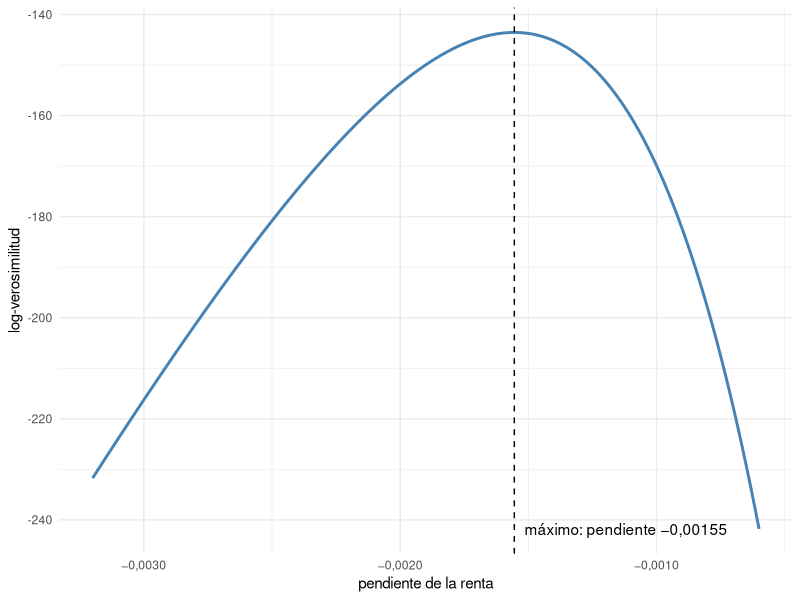

The R script that drew this image:
## ---- chunk 1
#| include: false
library(tidyverse)
tienda <- read_csv("data/tienda.csv", show_col_types = FALSE)
logit_r <- glm(descuento ~ renta, data = tienda, family = "binomial")
logit   <- glm(descuento ~ renta + edad + zona, data = tienda, family = "binomial")
nulo    <- glm(descuento ~ 1, data = tienda, family = "binomial")
coma <- function(x, d = 2) sub("^-", "−", format(round(x, d), decimal.mark = ",", big.mark = ".", nsmall = d))
## ---- chunk 2
#| include: false
tres <- tibble(renta = c(1000, 2000, 3000), descuento = c(1, 0, 0))
p_med <- mean(tienda$descuento)
p_log <- predict(logit_r, newdata = tres, type = "response")
a_med <- ifelse(tres$descuento == 1, p_med, 1 - p_med)
a_log <- ifelse(tres$descuento == 1, p_log, 1 - p_log)
## ---- chunk 3
#| fig-width: 7
#| fig-height: 3
b0 <- coef(logit_r)[1]
ll <- function(b1) {
  p <- plogis(b0 + b1 * tienda$renta)
  sum(tienda$descuento * log(p) + (1 - tienda$descuento) * log(1 - p))
}
curva <- tibble(b1 = seq(-0.0032, -0.0006, length.out = 200)) |> mutate(l = map_dbl(b1, ll))
ggplot(curva, aes(b1, l)) + geom_line(linewidth = 1, colour = "steelblue") +
  geom_vline(xintercept = coef(logit_r)[2], linetype = "dashed") +
  annotate("text", x = coef(logit_r)[2], y = min(curva$l), hjust = -0.05,
           label = paste0("máximo: pendiente ", coma(coef(logit_r)[2], 5))) +
  scale_x_continuous(labels = \(x) coma(x, 4)) +
  labs(x = "pendiente de la renta", y = "log-verosimilitud") + theme_minimal()
## ---- chunk 4
#| include: false
l0 <- as.numeric(logLik(nulo)); l1 <- as.numeric(logLik(logit_r)); l3 <- as.numeric(logLik(logit))
## ---- chunk 5
#| include: false
prob <- predict(logit, type = "response"); q <- predict(lm(descuento ~ renta + edad + zona, data = tienda))
## ---- chunk 6
#| echo: true
#| output: false
mlp <- lm(descuento ~ renta + edad + zona, data = tienda)
perfiles <- tibble(renta = c(1000, 1500, 3000), edad = 40, zona = "ciudad")
pp <- predict(logit, newdata = perfiles, type = "response")
pl <- predict(mlp, newdata = perfiles)
## ---- chunk 7
#| echo: true
#| output: false
mas_renta <- tienda |> mutate(renta = renta + 500)
prob_mas <- predict(logit, newdata = mas_renta, type = "response")
mean(prob_mas) - mean(prob)
## ---- chunk 8
#| echo: true
#| code-fold: true
#| code-summary: "Código de la tabla por tramos de renta"
#| output: false
tramos <- tibble(renta = tienda$renta, dif = prob_mas - prob) |>
  mutate(tramo = cut(renta, c(0, 1500, 2500, 4000, Inf))) |>
  group_by(tramo) |> summarise(n = n(), dif = mean(dif))
## ---- chunk 9
#| include: false
g3 <- exp(l3 / nrow(tienda)); g0 <- exp(l0 / nrow(tienda))
